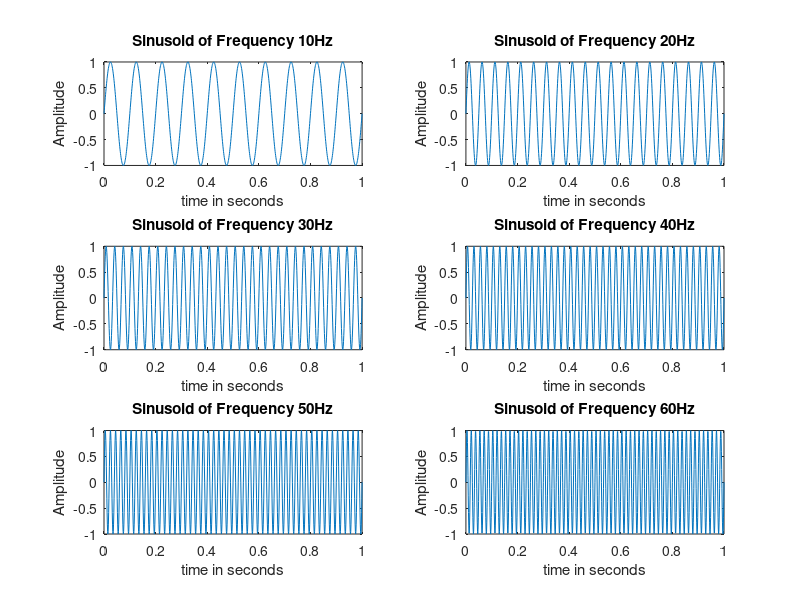

Reproduce this figure in MATLAB.
t = 0:0.001:1;
f = [10 20 30 40 50 60]

y1 = sin(2*pi*f(1)*t);
subplot(3,2,1)
plot(t,y1);
xlabel('time in seconds')
ylabel('Amplitude')
title('Sinusoid of Frequency 10Hz');

y1 = sin(2*pi*f(2)*t);
subplot(3,2,2)
plot(t,y1);
xlabel('time in seconds')
ylabel('Amplitude')
title('Sinusoid of Frequency 20Hz');

y1 = sin(2*pi*f(3)*t);
subplot(3,2,3)
plot(t,y1);
xlabel('time in seconds')
ylabel('Amplitude')
title('Sinusoid of Frequency 30Hz');

y1 = sin(2*pi*f(4)*t);
subplot(3,2,4)
plot(t,y1);
xlabel('time in seconds')
ylabel('Amplitude')
title('Sinusoid of Frequency 40Hz');

y1 = sin(2*pi*f(5)*t);
subplot(3,2,5)
plot(t,y1);
xlabel('time in seconds')
ylabel('Amplitude')
title('Sinusoid of Frequency 50Hz');

y1 = sin(2*pi*f(6)*t);
subplot(3,2,6)
plot(t,y1);
xlabel('time in seconds')
ylabel('Amplitude')
title('Sinusoid of Frequency 60Hz');
